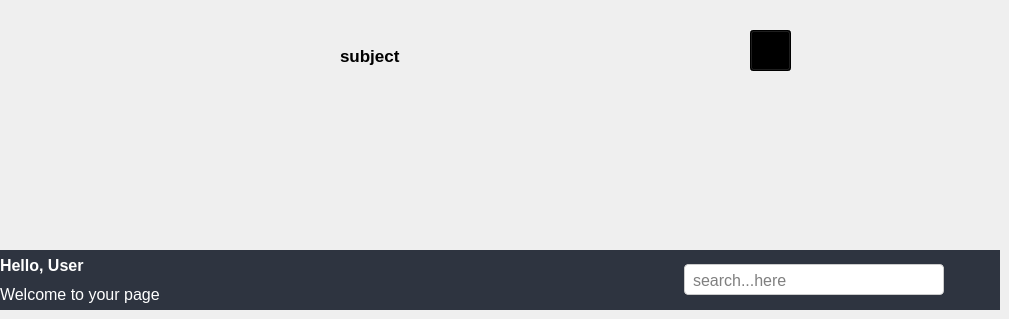
            <widget class="QWidget" name="subject">
             <widget class="QLabel" name="label_8">
              <property name="geometry">
               <rect>
                <x>340</x>
                <y>30</y>
                <width>121</width>
                <height>51</height>
               </rect>
              </property>
              <property name="font">
               <font>
                <pointsize>13</pointsize>
                <bold>true</bold>
               </font>
              </property>
              <property name="text">
               <string>subject</string>
              </property>
             </widget>
             <widget class="QToolButton" name="add_subject_button">
              <property name="geometry">
               <rect>
                <x>750</x>
                <y>30</y>
                <width>41</width>
                <height>41</height>
               </rect>
              </property>
              <property name="styleSheet">
               <string notr="true">background-color: rgb(0, 0, 0);</string>
              </property>
              <property name="text">
               <string>...</string>
              </property>
              <property name="icon">
               <iconset resource="../resources/rec.qrc">
                <normaloff>:/icons/icons/add student.png</normaloff>:/icons/icons/add student.png</iconset>
              </property>
              <property name="iconSize">
               <size>
                <width>50</width>
                <height>30</height>
               </size>
              </property>
             </widget>
             <widget class="QWidget" name="widget_4" native="true">
              <property name="geometry">
               <rect>
                <x>0</x>
                <y>250</y>
                <width>1000</width>
                <height>60</height>
               </rect>
              </property>
              <property name="minimumSize">
               <size>
                <width>0</width>
                <height>60</height>
               </size>
              </property>
              <property name="maximumSize">
               <size>
                <width>16777215</width>
                <height>60</height>
               </size>
              </property>
              <property name="styleSheet">
               <string notr="true">/* General Window */
QWidget {
    background-color:#2e3440

; /* Light Gray for Light Mode */
    color: #000000;           /* Black Text */
    font-family: &quot;Segoe UI&quot;, Arial, sans-serif;
    font-size: 12pt;
}
</string>
              </property>
              <layout class="QHBoxLayout" name="horizontalLayout_5">
               <item>
                <layout class="QHBoxLayout" name="horizontalLayout_4">
                 <item>
                  <layout class="QVBoxLayout" name="verticalLayout_7">
                   <property name="spacing">
                    <number>8</number>
                   </property>
                   <property name="topMargin">
                    <number>5</number>
                   </property>
                   <property name="bottomMargin">
                    <number>5</number>
                   </property>
                   <item>
                    <widget class="QLabel" name="label_user_name">
                     <property name="font">
                      <font>
                       <family>Segoe UI</family>
                       <pointsize>12</pointsize>
                       <bold>true</bold>
                      </font>
                     </property>
                     <property name="styleSheet">
                      <string notr="true">color: rgb(255, 255, 255);</string>
                     </property>
                     <property name="text">
                      <string>Hello, User</string>
                     </property>
                    </widget>
                   </item>
                   <item>
                    <widget class="QLabel" name="label_2">
                     <property name="styleSheet">
                      <string notr="true">color: rgb(255, 255, 255);</string>
                     </property>
                     <property name="text">
                      <string>Welcome to your page</string>
                     </property>
                    </widget>
                   </item>
                  </layout>
                 </item>
                </layout>
               </item>
               <item>
                <spacer name="horizontalSpacer_3">
                 <property name="orientation">
                  <enum>Qt::Orientation::Horizontal</enum>
                 </property>
                 <property name="sizeHint" stdset="0">
                  <size>
                   <width>301</width>
                   <height>20</height>
                  </size>
                 </property>
                </spacer>
               </item>
               <item>
                <layout class="QHBoxLayout" name="horizontalLayout_3">
                 <item>
                  <widget class="QLineEdit" name="lineEdit">
                   <property name="minimumSize">
                    <size>
                     <width>0</width>
                     <height>31</height>
                    </size>
                   </property>
                   <property name="maximumSize">
                    <size>
                     <width>260</width>
                     <height>31</height>
                    </size>
                   </property>
                   <property name="styleSheet">
                    <string notr="true">/* Input Fields */
QLineEdit {
    background-color: white;
    color: black;
    border: 1px solid #cccccc;
    border-radius: 4px;
    padding: 6px;
}
QLineEdit:focus {
    border: 1px solid #0078d7; /* Blue Border on Focus */
    background-color: #ffffff;
}</string>
                   </property>
                   <property name="placeholderText">
                    <string>search...here</string>
                   </property>
                  </widget>
                 </item>
                 <item>
                  <widget class="QPushButton" name="profile_pic_user">
                   <property name="minimumSize">
                    <size>
                     <width>50</width>
                     <height>50</height>
                    </size>
                   </property>
                   <property name="maximumSize">
                    <size>
                     <width>50</width>
                     <height>50</height>
                    </size>
                   </property>
                   <property name="styleSheet">
                    <string notr="true">color: rgb(153, 193, 241);</string>
                   </property>
                   <property name="text">
                    <string/>
                   </property>
                   <property name="iconSize">
                    <size>
                     <width>50</width>
                     <height>50</height>
                    </size>
                   </property>
                   <property name="flat">
                    <bool>true</bool>
                   </property>
                  </widget>
                 </item>
                </layout>
               </item>
              </layout>
             </widget>
            </widget>
